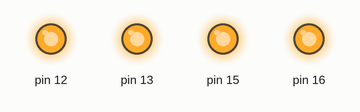
This sketch was run on a simulated Arduino Uno, built with avr-gcc and run on an emulated ATmega328P. Parts: output pins drawn as LEDs (lit = HIGH).

Above: at 2.5 s.
At 7.5 s:
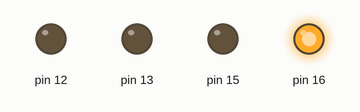
Timing chart, 0 to 13.0 s (numbered marks = the images above):
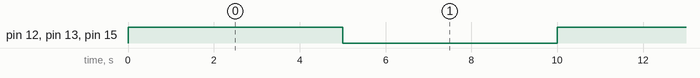

Measured:
- by itself, pin 12, pin 13, pin 15: alternates HIGH for 5.0 s and LOW for 5.0 s

The sketch:

test_voltaj_baraye_moghavemat.ino
```cpp
// the setup function runs once when you press reset or power the board
void setup() {
  // initialize digital pin LED_BUILTIN as an output.
 pinMode(15, OUTPUT);pinMode(12, OUTPUT);pinMode(13, OUTPUT);pinMode(16, OUTPUT);digitalWrite(16, HIGH);
}

// the loop function runs over and over again forever
void loop() {
  digitalWrite(15, HIGH);  digitalWrite(12, HIGH);  digitalWrite(13, HIGH);
  delay(5000);
 digitalWrite(15, LOW);  digitalWrite(12, LOW);  digitalWrite(13, LOW);
  delay(5000);
}
```
